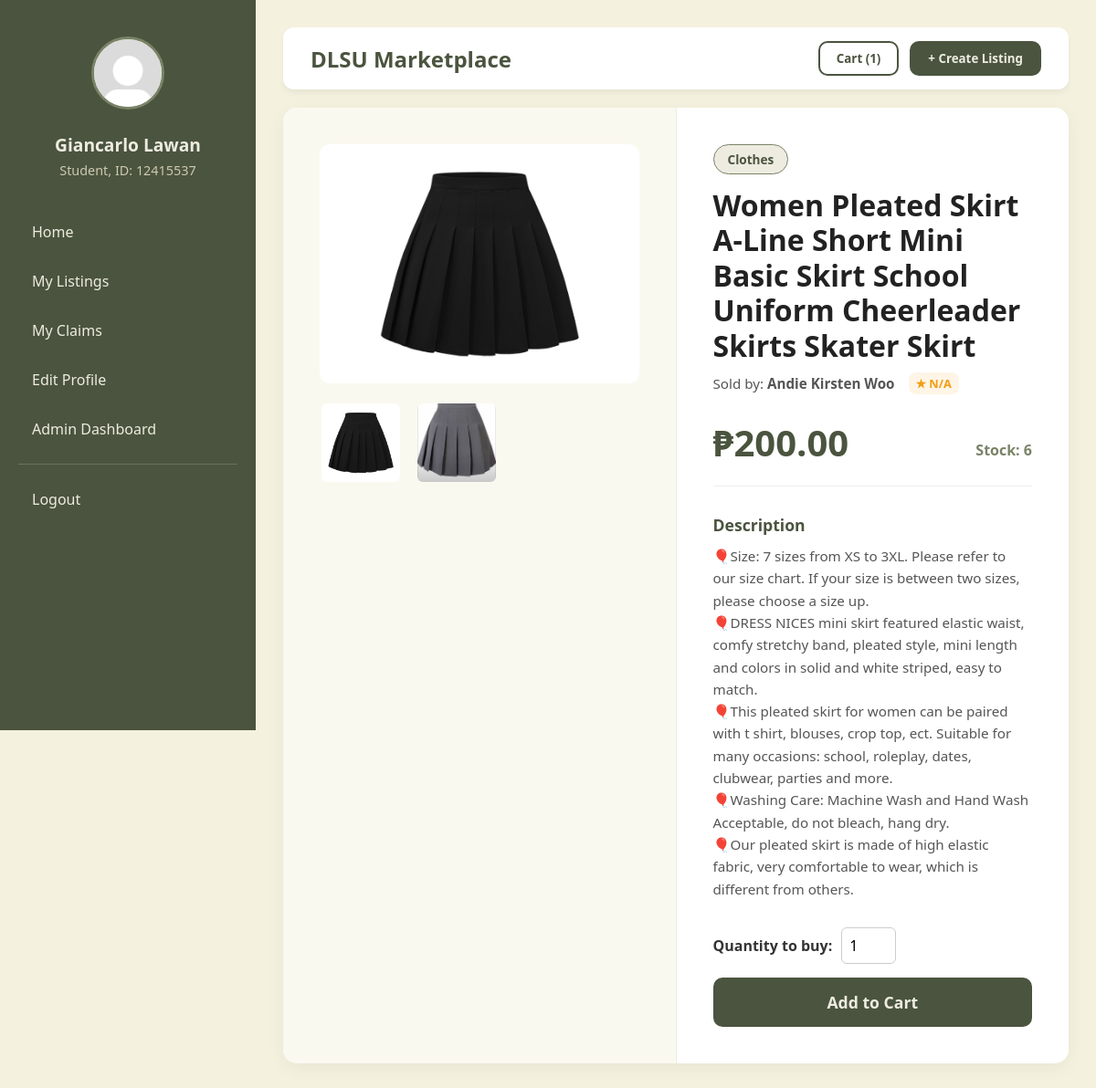
The app's page /viewitem.php?listing_id=2 (signed in) with its own data.
### tables this page shows
CREATE TABLE `listings` (
  `listing_id` int NOT NULL,
  `seller_id` int NOT NULL,
  `product_name` varchar(150) NOT NULL,
  `description` text NOT NULL,
  `price` decimal(10,2) NOT NULL,
  `quantity` int NOT NULL DEFAULT '1',
  `category1_id` int NOT NULL,
  `category2_id` int DEFAULT NULL,
  `category3_id` int DEFAULT NULL,
  `status` enum('Pending','Available','Reserved','Sold','Rejected') DEFAULT 'Pending',
  `approved_by` int DEFAULT NULL,
  `created_at` timestamp NULL DEFAULT CURRENT_TIMESTAMP,
  `updated_at` timestamp NULL DEFAULT CURRENT_TIMESTAMP ON UPDATE CURRENT_TIMESTAMP
);

### viewitem.php (the view, shortened to what this page needs)
<?php
require 'db.php';
$user_id = $_SESSION['user_id'];
$dlsu_id_number = $_SESSION['dlsu_id_number'];
$first_name = $_SESSION['first_name'];
$last_name = $_SESSION['last_name'];
$full_name = trim($first_name . ' ' . $last_name);
$role = $_SESSION['role'];
$profile_pic = 'profile_pictures/' . $_SESSION['profile_picture'];
$admin_role_id = $_SESSION['admin_role_id'];
$listing_id = intval($_GET['listing_id']);
$cart_query = "SELECT COUNT(*) AS cart_count
               FROM cart
               WHERE buyer_id = ?";
$stmt = $conn->prepare($cart_query);
$stmt->bind_param('i', $user_id);
$stmt->execute();
$cart_result = $stmt->get_result();
$cart_row = $cart_result->fetch_assoc();
$cart_count = $cart_row['cart_count'];
$item_query = "SELECT c1.category_name AS cat1, c2.category_name AS cat2, c3.category_name AS cat3,
                      CONCAT(u.first_name, ' ', u.last_name) AS seller_name, IFNULL(ROUND(AVG(r.rating_value), 1), 0) AS avg_rating,
                      l.listing_id, l.seller_id, l.product_name, l.price, l.quantity, l.description, l.status
                FROM listings l
                LEFT JOIN users u ON u.user_id = l.seller_id
                LEFT JOIN ratings r ON r.rated_user_id = u.user_id
                LEFT JOIN categories c1 ON c1.category_id = l.category1_id
                LEFT JOIN categories c2 ON c2.category_id = l.category2_id
                LEFT JOIN categories c3 ON c3.category_id = l.category3_id
                WHERE l.listing_id = ?
                GROUP BY l.listing_id";
$stmt = $conn->prepare($item_query);
$stmt->bind_param('i', $listing_id);
$stmt->execute();
$item_result = $stmt->get_result();
$item = $item_result->fetch_assoc();
$profile_pictures = [];
$image_query = "SELECT image_path
                FROM listing_images
                WHERE listing_id = ?";
$stmt = $conn->prepare($image_query);
$stmt->bind_param('i', $listing_id);
$stmt->execute();
$image_result = $stmt->get_result();
if ($image_result->num_rows > 0) {
    while ($img_row = $image_result->fetch_assoc()) {
        $profile_pictures[] = $img_row['image_path'];
    }
}
$main_image = !empty($profile_pictures) ? $profile_pictures[0] : null;
$categories = [];
if (!empty($item['cat1'])) $categories[] = $item['cat1'];
?>
<!DOCTYPE html>
<html lang="en">
<head>
    <link rel="stylesheet" href="stylesheets/home.css" />
    <link rel="stylesheet" href="stylesheets/viewitem.css" />
</head>
<body>
    <div class="dashboard-container">
        <aside class="sidebar">
            <div class="user-profile-section">
                <img src="<?= $profile_pic; ?>" alt="Profile" class="nav-logo">
                <div class="user-info-display">
                    <h2 class="user-name"><?= $full_name; ?></h2>
                    <p class="user-id"><?= "$role, ID: $dlsu_id_number"; ?></p>
                </div>
            </div>
            <nav class="nav-menu">
                <a href="home.php">Home</a>
                <a href="mylistings.php">My Listings</a>
                <a href="myclaims.php">My Claims</a>
                <a href="editprofile.php">Edit Profile</a>
                <?php if (!empty($admin_role_id)): ?>
                    <a href="admin_dashboard.php">Admin Dashboard</a>
                <?php endif; ?>
                <hr class="nav-divider">
                <a href="logout.php" class="logout-link">Logout</a>
            </nav>
        </aside>
        <main class="main-content">
            <header class="top-bar" style="margin-bottom: 20px;">
                <form action="viewitem.php?listing_id=<?= $listing_id; ?>" method="POST" class="top-bar-form">
                    <div class="title-header">
                        <h2>DLSU Marketplace</h2>
                    </div>
                    <div class="header-actions">
                        <button type="submit" class="cart-btn" name="action" value="viewcart">Cart (<?= htmlspecialchars($cart_count); ?>)</button>
                        <button type="submit" class="create-listing-btn" name="action" value="createlisting">+ Create Listing</button>
                    </div>
                </form>
            </header>
            <div class="item-container">
                <div class="image-section">
                    <div class="main-image-box">
                        <?php if (!empty($main_image)): ?>
                            <img src="<?= $main_image; ?>" alt="Main Product Image" class="main-img" id="mainImage">
                        <?php else: ?>
                            <div class="no-image-large">No Image Available</div>
                        <?php endif; ?>
                    </div>
                    <?php if (!empty($profile_pictures)): ?>
                        <div class="thumbnail-row">
                            <?php foreach ($profile_pictures as $img): ?>
                                <img src="<?= $img; ?>" alt="Thumbnail" class="thumbnail" onclick="document.getElementById('mainImage').src=this.src;">
                            <?php endforeach; ?>
                        </div>
                    <?php endif; ?>
                </div>
                <div class="details-section">
                    <div class="category-wrapper">
                        <?php foreach ($categories as $cat): ?>
                            <span class="category-badge"><?= $cat; ?></span>
                        <?php endforeach; ?>
                    </div>
                    <h1 class="product-title"><?= $item['product_name']; ?></h1>
                    <div class="seller-info">
                        <span>Sold by: <strong><?= $item['seller_name']; ?></strong></span>
                        <?php if ($item['avg_rating'] > 0): ?>
                            <span class="seller-rating">★ <?= number_format($item['avg_rating'], 1); ?></span>
                        <?php else: ?>
                            <span class="seller-rating">★ N/A</span>
                        <?php endif; ?>
                    </div>
                    <div class="price-box">
                        <h2 class="price">₱<?= number_format($item['price'], 2); ?></h2>
                        <span class="stock">Stock: <?= intval($item['quantity']); ?></span>
                    </div>
                    <div class="description-box">
                        <h3>Description</h3>
                        <p><?= nl2br($item['description']); ?></p>
                    </div>
                    <?php if ($item['seller_id'] == $user_id): ?>
                        <div style="background: #e8e6d9; color: #4a543e; padding: 15px; border-radius: 10px; text-align: center; font-weight: bold; border: 1px dashed #798367;">
                            This is your own listing!
                        </div>
                    <?php else: ?>
                        <form action="cart_action.php" method="POST" class="purchase-form">
                            <div class="qty-input">
                                <label for="buy_qty">Quantity to buy:</label>
                                <input type="number" id="buy_qty" name="buy_qty" min="1" max="<?= intval($item['quantity']); ?>" value="1" required>
                            </div>
                            <button type="submit" class="add-cart-btn">Add to Cart</button>
                        </form>
                    <?php endif; ?>
                </div>
            </div>
        </main>
    </div>
</body>
</html>

### stylesheets/home.css (style rules this page uses)
* { box-sizing: border-box; margin: 0; padding: 0; font-family: "Segoe UI", Tahoma, Geneva, Verdana, sans-serif; }
body { background-color: #f4f1de; color: #333; }
.dashboard-container { display: flex; min-height: 100vh; }
.sidebar { width: 280px; background-color: #4a543e; color: #eeece0; padding: 40px 20px; position: fixed; height: 100vh; display: flex; flex-direction: column; }
.user-profile-section { text-align: center; margin-bottom: 35px; }
.nav-logo { width: 80px; height: 80px; border-radius: 50%; border: 3px solid #798367; margin-bottom: 15px; object-fit: cover; background-color: #eeece0; }
.user-name { font-size: 1.2rem; margin: 5px 0; color: #eeece0; }
.user-id { font-size: 0.9rem; color: #cec8b0; font-weight: 400; }
.nav-menu a { color: #eeece0; text-decoration: none; padding: 12px 15px; display: block; border-radius: 8px; margin-bottom: 8px; transition: 0.2s; }
.nav-divider { border: 0; border-top: 1px solid rgba(238, 236, 224, 0.2); margin: 15px 0; }
.main-content { margin-left: 280px; flex: 1; padding: 30px; }
.top-bar { display: flex; justify-content: space-between; align-items: center; padding: 15px 30px; background: #fff; border-radius: 12px; box-shadow: 0 4px 6px rgba(0, 0, 0, 0.05); margin-bottom: 30px; }
.title-header h2 { color: #4a543e; }
.header-actions { display: flex; gap: 12px; }
.cart-btn { background: transparent; border: 2px solid #4a543e; color: #4a543e; padding: 8px 18px; border-radius: 10px; font-weight: 600; cursor: pointer; transition: 0.3s; }
.create-listing-btn { background: #4a543e; color: #eeece0; border: none; padding: 10px 20px; border-radius: 10px; font-weight: 600; cursor: pointer; }
.seller-rating { font-size: 0.8rem; font-weight: 700; color: #f39c12; background: rgba(243, 156, 18, 0.1); padding: 3px 8px; border-radius: 8px; white-space: nowrap; }

### stylesheets/viewitem.css (style rules this page uses)
.top-bar-form { display: flex; width: 100%; justify-content: space-between; align-items: center; }
.item-container { background: #fff; border-radius: 15px; box-shadow: 0 5px 20px rgba(0,0,0,0.05); display: flex; overflow: hidden; min-height: calc(100vh - 140px); }
.image-section { flex: 1; max-width: 55%; padding: 40px; background: #faf9f0; border-right: 1px solid rgba(0,0,0,0.05); display: flex; flex-direction: column; }
.main-image-box { width: 100%; height: auto; aspect-ratio: 4 / 3; border-radius: 12px; overflow: hidden; margin-bottom: 20px; background: #cec8b0; }
.main-img { width: 100%; height: 100%; object-fit: contain; background: #fff; }
.thumbnail-row { display: flex; gap: 15px; flex-wrap: wrap; }
.thumbnail { width: 90px; height: 90px; object-fit: cover; border-radius: 8px; cursor: pointer; border: 2px solid transparent; transition: 0.2s; }
.details-section { flex: 1; padding: 40px; display: flex; flex-direction: column; }
.category-wrapper { display: flex; gap: 10px; flex-wrap: wrap; margin-bottom: 15px; }
.category-badge { background: #eeece0; color: #4a543e; padding: 6px 15px; border-radius: 20px; font-size: 0.85rem; font-weight: 700; border: 1px solid #798367; }
.product-title { font-size: 2rem; color: #222; margin-bottom: 10px; line-height: 1.2; }
.seller-info { display: flex; gap: 15px; margin-bottom: 25px; font-size: 0.95rem; color: #555; align-items: center; }
.price-box { display: flex; justify-content: space-between; align-items: flex-end; margin-bottom: 30px; padding-bottom: 20px; border-bottom: 1px solid #eee; }
.price { font-size: 2.5rem; color: #4a543e; }
.stock { font-size: 1rem; color: #798367; font-weight: 600; margin-bottom: 8px; }
.description-box { flex-grow: 1; margin-bottom: 30px; }
.description-box h3 { font-size: 1.1rem; color: #4a543e; margin-bottom: 10px; }
.description-box p { color: #555; line-height: 1.6; font-size: 0.95rem; }
.purchase-form { display: flex; flex-direction: column; gap: 15px; }
.qty-input { display: flex; align-items: center; gap: 10px; font-weight: 600; color: #333; }
.qty-input input { width: 60px; padding: 8px; border: 1px solid #ccc; border-radius: 6px; font-size: 1rem; outline: none; }
.add-cart-btn { background: #4a543e; color: #eeece0; border: none; padding: 15px; font-size: 1.1rem; font-weight: bold; border-radius: 10px; cursor: pointer; transition: 0.3s; }

### records on screen
listings: product_name "Women Pleated Skirt A-Line Short Mini Basic Skirt School Uniform Cheerleader Skirts Skater Skirt", price "200.00", quantity "6", description "🎈Size: 7 sizes from XS to 3XL. Please refer to our size chart. If your size is between two sizes, please choose a size up. 🎈DRESS NICES mini skirt featured elastic waist, comfy stretchy band, pleated style, mini length and colors in solid and white striped, easy to match. 🎈This pleated skirt for women can be paired with t shirt, blouses, crop top, ect. Suitable for many occasions: school, roleplay, dates, clubwear, parties and more. 🎈Washing Care: Machine Wash and Hand Wash Acceptable, do not bleach, hang dry. 🎈Our pleated skirt is made of high elastic fabric, very comfortable to wear, which is different from others."

### other values on screen
$full_name "Giancarlo Lawan"
$role "Student"
$dlsu_id_number "12415537"
$cart_count "1"
$cat "Clothes"
$item['seller_name'] "Andie Kirsten Woo"
